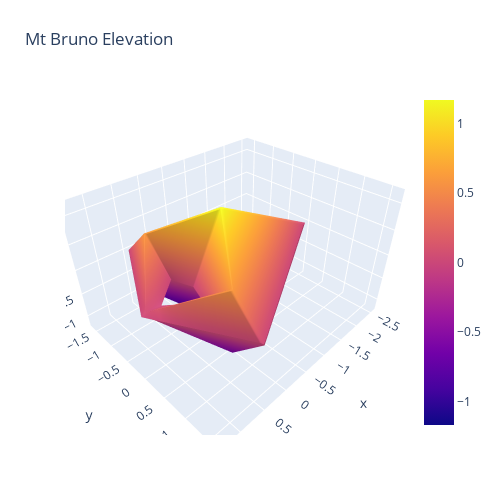

This figure's notebook cell:
### Code cell
fig = go.Figure(data=[go.Surface(z=z, x=x, y=y)])
fig.update_layout(title='Mt Bruno Elevation', autosize=False,
                  width=500, height=500,
                  margin=dict(l=65, r=50, b=65, t=90))
fig.show()

### Figure 1 — Plotly figure (JSON) as saved in the notebook; plotly's stock layout.template omitted (floating-point values rounded to 4 significant figures)
{"data": [{"type": "surface", "x": [[0.9313, 1.208, 1.285, 1.208, 0.9313], [0.4499, 0.4499, 0.4499, 0.4499, 0.4499], [0.3151, -0.3076, -2.531, -0.3076, 0.3151], [0.4499, 0.4499, 0.4499, 0.4499, 0.4499], [0.9313, 1.208, 1.285, 1.208, 0.9313]], "y": [[0, 0, 0, 0, 0], [0.3939, 1, 1.606, 1.0, 0.3939], [3.088e-17, 1.225e-16, 4.495e-16, 1.225e-16, 3.088e-17], [-0.3939, -1, -1.606, -1.0, -0.3939], [-2.205e-16, -2.449e-16, -2.518e-16, -2.449e-16, -2.205e-16]], "z": [[0, -0.04364, -3.42e-18, 0.04364, 2.443e-17], [0, -0.6061, -7.422e-17, 0.6061, 1.484e-16], [0, -1.168, -3.27e-16, 1.168, 1.832e-16], [0, -0.6061, -7.422e-17, 0.6061, 1.484e-16], [0, -0.04364, -3.42e-18, 0.04364, 2.443e-17]]}], "layout": {"autosize": false, "height": 500, "margin": {"b": 65, "l": 65, "r": 50, "t": 90}, "title": {"text": "Mt Bruno Elevation"}, "width": 500}}
